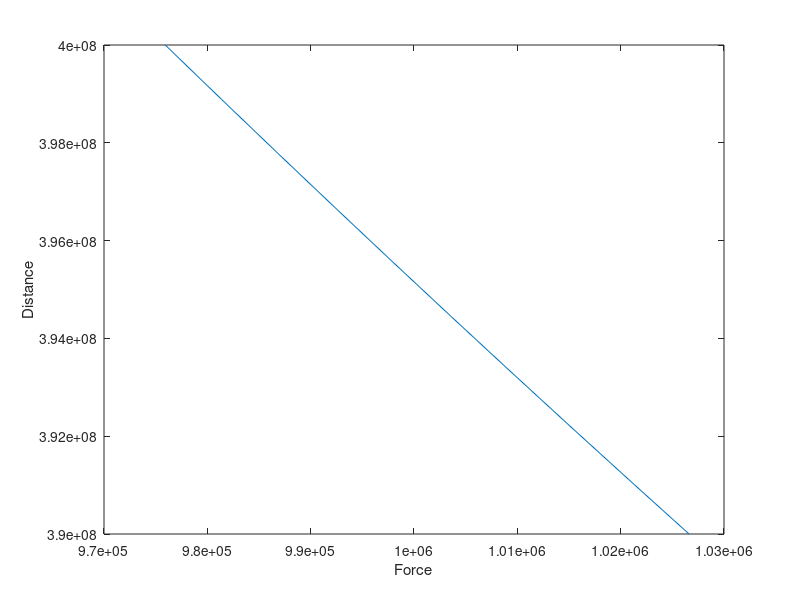

Reproduce this figure in MATLAB.

g = 6.673*(10^-11);
m_e = 6*(10^24);
m_m = 3.9 * (10^8);
r = linspace(3.9 * 10^8, 4.0 * 10^8, 10);
f = g* ((m_e*m_m)./(r.^2));

plot(f,r);

xlabel("Force");
ylabel("Distance");
